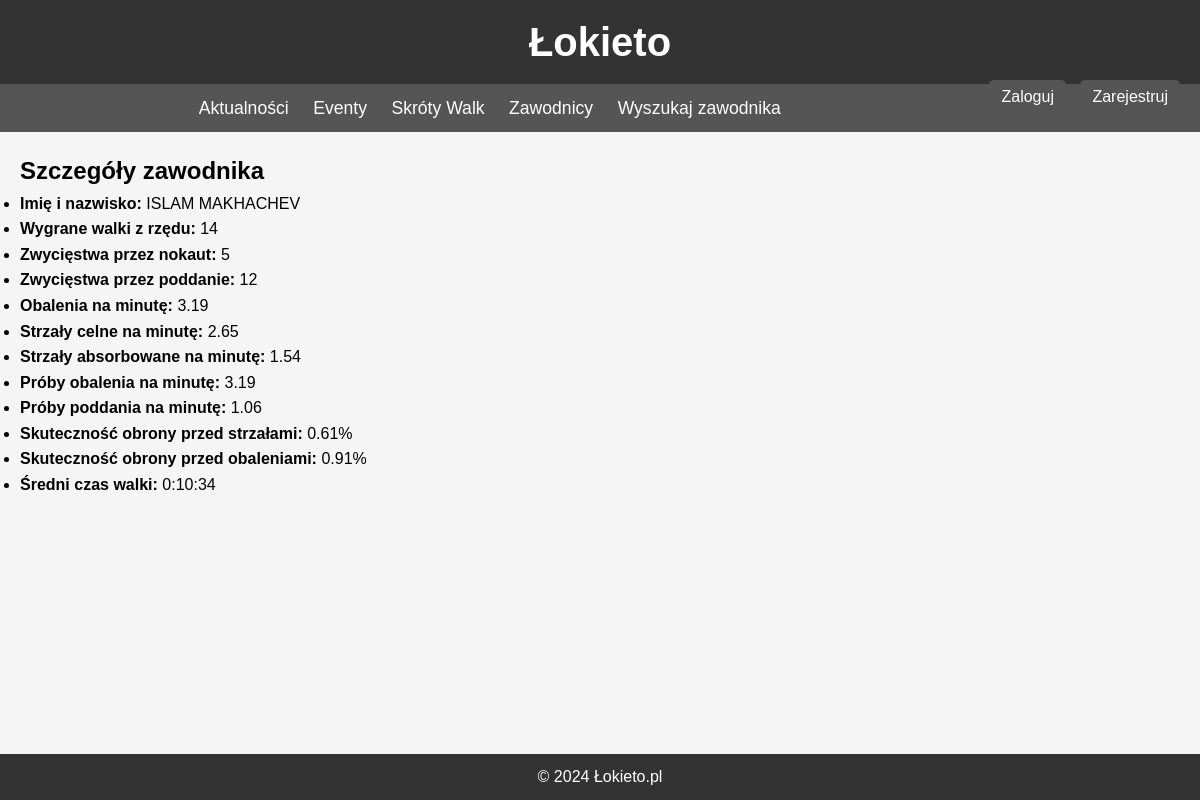
Screenshot of /fighter/1/ with the database file from the repository.
### mma/models.py (models this page shows, shortened)
class Fighter(models.Model):
    name = models.CharField(max_length=100)

class FighterStats(models.Model):
    WEIGHT_CLASSES = [
        ('Musza', 'Musza – 56 kg'),
        ('Kogucia', 'Kogucia – 61 kg'),
        ('Piórkowa', 'Piórkowa – 65 kg'),
        ('Lekka', 'Lekka – 70 kg'),
        ('Półśrednia', 'Półśrednia – 77 kg'),
        ('Średnia', 'Średnia – 84 kg'),
        ('Półciężka', 'Półciężka – 93 kg'),
        ('Ciężka', 'Ciężka – powyżej 93 kg'),
    ]
    ORGANIZATIONS = [
        ('UFC', 'UFC'),
        ('ONE FC', 'ONE FC'),
        ('ACA', 'ACA'),
    ]
    fighter = models.OneToOneField(Fighter, on_delete=models.CASCADE)
    weight_class = models.CharField(max_length=20, choices=WEIGHT_CLASSES, default='Musza')
    organization = models.CharField(max_length=50, choices=ORGANIZATIONS, default='UFC')
    win_streak = models.IntegerField()
    knockout_wins = models.IntegerField()
    submission_wins = models.IntegerField()
    sig_strikes_landed = models.IntegerField()
    sig_strikes_attempted = models.IntegerField()
    takedowns_landed = models.IntegerField()
    takedowns_attempted = models.IntegerField()
    sig_strikes_landed_per_min = models.DecimalField(max_digits=5, decimal_places=2)
    sig_strikes_absorbed_per_min = models.DecimalField(max_digits=5, decimal_places=2)
    takedown_avg_per_15_min = models.DecimalField(max_digits=5, decimal_places=2)
    submission_avg_per_15_min = models.DecimalField(max_digits=5, decimal_places=2)
    sig_strike_defense = models.DecimalField(max_digits=5, decimal_places=2)
    takedown_defense = models.DecimalField(max_digits=5, decimal_places=2)
    knockdown_avg = models.DecimalField(max_digits=5, decimal_places=2)
    avg_fight_time = models.DurationField()

### mma/views.py (the view)
# urls.py: path('fighter/<int:pk>/', FighterDetailView.as_view(), name='fighter-detail'),
class FighterDetailView(DetailView):
    model = Fighter
    template_name = 'fighter_detail.html'
    context_object_name = 'fighter'

### templates/fighter_detail.html (shortened to what this page needs)
{% extends 'index.html' %}
{% load static %}
{% block content %}
<section id="fighter_detail">
    <h2>Szczegóły zawodnika</h2>
    <ul>
        <li><strong>Imię i nazwisko:</strong> {{ object.name }}</li>
        <li><strong>Wygrane walki z rzędu:</strong> {{ object.fighterstats.win_streak }}</li>
        <li><strong>Zwycięstwa przez nokaut:</strong> {{ object.fighterstats.knockout_wins }}</li>
        <li><strong>Zwycięstwa przez poddanie:</strong> {{ object.fighterstats.submission_wins }}</li>
        <li><strong>Obalenia na minutę:</strong> {{ object.fighterstats.takedown_avg_per_15_min }}</li>
        <li><strong>Strzały celne na minutę:</strong> {{ object.fighterstats.sig_strikes_landed_per_min }}</li>
        <li><strong>Strzały absorbowane na minutę:</strong> {{ object.fighterstats.sig_strikes_absorbed_per_min }}</li>
        <li><strong>Próby obalenia na minutę:</strong> {{ object.fighterstats.takedown_avg_per_15_min }}</li>
        <li><strong>Próby poddania na minutę:</strong> {{ object.fighterstats.submission_avg_per_15_min }}</li>
        <li><strong>Skuteczność obrony przed strzałami:</strong> {{ object.fighterstats.sig_strike_defense }}%</li>
        <li><strong>Skuteczność obrony przed obaleniami:</strong> {{ object.fighterstats.takedown_defense }}%</li>
        <li><strong>Średni czas walki:</strong> {{ object.fighterstats.avg_fight_time }}</li>
    </ul>
</section>
{% endblock %}

### mma/static/index.css (style rules this page uses)
* { margin: 0; padding: 0; box-sizing: border-box; }
body { font-family: Arial, sans-serif; line-height: 1.6; background-color: #f5f5f5; margin: 0; padding: 0; }

### rows the page displays
Fighter: name "ISLAM MAKHACHEV", fighterstats.win_streak "14", fighterstats.knockout_wins "5", fighterstats.submission_wins "12", fighterstats.takedown_avg_per_15_min "3.19", fighterstats.sig_strikes_landed_per_min "2.65", fighterstats.sig_strikes_absorbed_per_min "1.54", fighterstats.submission_avg_per_15_min "1.06", fighterstats.sig_strike_defense "0.61", fighterstats.takedown_defense "0.91", fighterstats.avg_fight_time "0:10:34"
